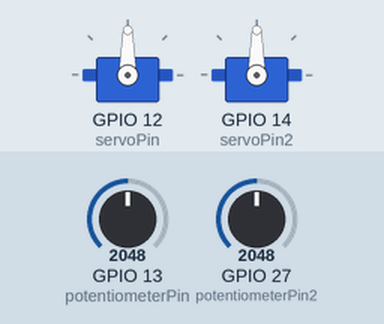
Recording of a sketch running on a simulated ESP32. On the bench: 2 × servo. The inputs (shaded band) are chosen by the test bench; at power-on: GPIO 13 (potentiometerPin) = 2048, GPIO 27 (potentiometerPin2) = 2048. What the sketch prints to the serial monitor is not drawn.

Above: at 1.2 s.
1.3 s: GPIO 13 (potentiometerPin) set to 2866
At 2.7 s:
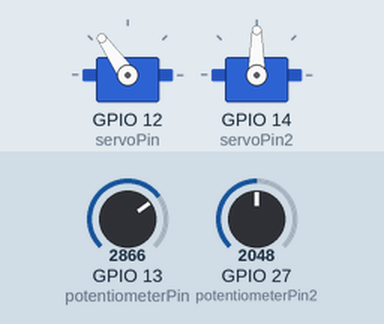
3.1 s: GPIO 27 (potentiometerPin2) set to 1228
6.1 s: GPIO 27 (potentiometerPin2) set to 491
7.6 s: GPIO 13 (potentiometerPin) set to 3603
10.6 s: GPIO 27 (potentiometerPin2) set to 0
13.6 s: GPIO 27 (potentiometerPin2) set to 4095
Timing chart, 0 to 62.6 s (numbered marks = the images above; inputs shaded):
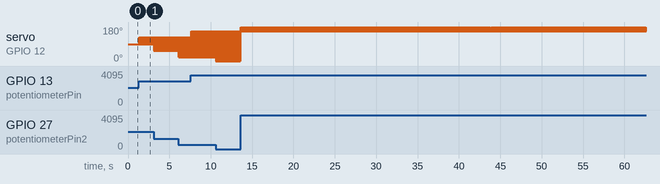

The sketch:

JOYSTICK_PanTilt.ino
```cpp
#include <ESP32Servo.h>

static const int servoPin = 12; // pin printed as G14 or 14
static const int potentiometerPin = 13;// pin printed as G12 or 12
static const int servoPin2 = 14; // pin printed as G14 or 14
static const int potentiometerPin2 = 27;// pin printed as G12 or 12

Servo servo1;
Servo servo2;

void setup() {
    Serial.begin(115200);
    servo1.attach(servoPin);
    servo2.attach(servoPin2);
}

void loop() {
    int servoPosition = map(analogRead(potentiometerPin), 0, 4096, 0, 180);
    servo1.write(servoPosition);
    Serial.println(servoPosition);
    delay(20);
    int servoPosition2 = map(analogRead(potentiometerPin2), 0, 4096, 0, 180);
    servo1.write(servoPosition2);
    Serial.println(servoPosition2);
    delay(20);
}
```

Measured:
- after the input at 1.3 s, servo on GPIO 12 (servoPin): alternates 125° for 0.02 s and 90° for 0.02 s, starting at once
